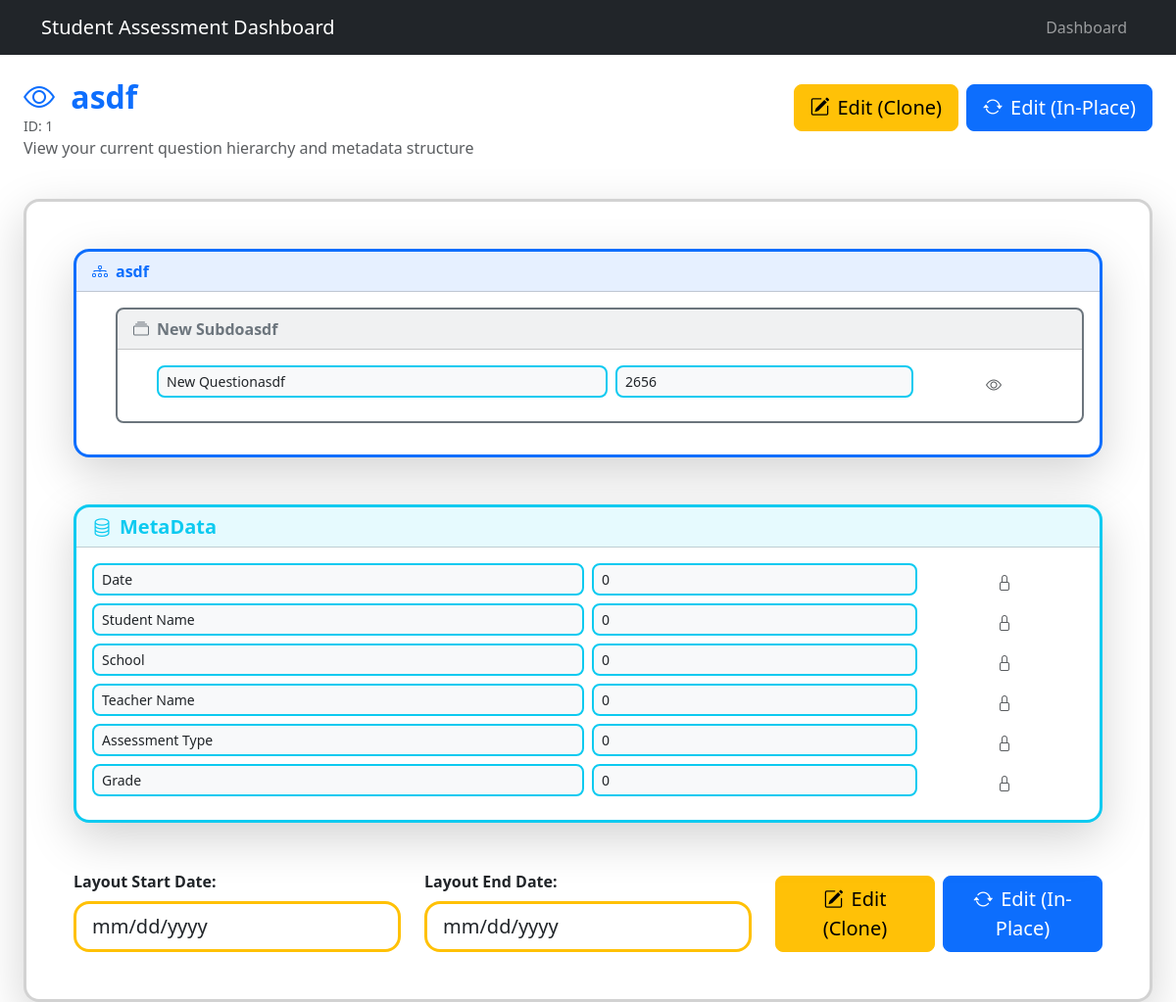
Screenshot of /layout/view/1 with the database file from the repository.
### tables this page shows
CREATE TABLE questions (
	id INTEGER NOT NULL, 
	year_start DATE, 
	year_end DATE, 
	"Domain" VARCHAR, 
	"SubDomain" VARCHAR, 
	"Index_ID" INTEGER, 
	"Name" VARCHAR, 
	"Date edited" DATE, 
	layout_id INTEGER, 
	layout_name VARCHAR, 
	PRIMARY KEY (id)
);

### app.py (the view)
@app.route('/layout/view/<int:layout_id>')
def layout_view(layout_id):
    layout = database.fetch_layout_jinja(layout_id)
    if not layout:
        return "Layout not found", 404
    return render_template('layout_viewer.html', **layout)

### database.py (called while the page is built)
def fetch_questions(request=None):
    query = select(questions)
    if request is not None:
        query = query.where(questions.c.layout_id == request)
    result = conn.execute(query).fetchall()
    return [dict(row._mapping) for row in result]

### templates/layout_viewer.html (shortened to what this page needs)
{% extends "layout.html" %}
{% block content %}
<div class="container-fluid">
    <div class="row mb-4">
        <div class="col-12">
            <div class="d-flex justify-content-between align-items-center">
                <div>
                    <h2 class="fw-bold text-primary mb-0">
                        <i class="bi bi-eye me-2"></i>
                        {{ layout_name or 'Layout Viewer' }}
                    </h2>
                    {% if layout_id %}
                    <div class="text-muted small">ID: {{ layout_id }}</div>
                    {% endif %}
                </div>
                <div class="d-flex gap-2">
                    <a class="btn btn-warning btn-lg" href="{{ url_for('layout_edit', layout_id=layout_id) }}">
                        <i class="bi bi-pencil-square me-2"></i>Edit (Clone)
                    </a>
                    <a class="btn btn-primary btn-lg" href="{{ url_for('layout_update', layout_id=layout_id) }}">
                        <i class="bi bi-arrow-repeat me-2"></i>Edit (In-Place)
                    </a>
                </div>
            </div>
            <p class="text-muted">View your current question hierarchy and metadata structure</p>
        </div>
    </div>
    <div class="row">
        <div class="col-12">
            <div class="card border-3 rounded-4 shadow-lg">
                <div class="card-body p-5">
                    {% for domain in domains %}
                    <div class="domain-card mb-4">
                        <div class="card border-primary border-3 rounded-4 shadow-lg">
                            <div class="card-header bg-primary bg-opacity-10 d-flex justify-content-between align-items-center">
                                <div class="d-flex align-items-center">
                                    <i class="bi bi-diagram-3 text-primary me-2"></i>
                                    <span class="fw-bold text-primary">{{ domain.name }}</span>
                                </div>
                            </div>
                            <div class="card-body">
                                {% for subdomain in domain.subdomains %}
                                <div class="subdomain-card mb-3 ms-4">
                                    <div class="card border-secondary border-2 rounded-3">
                                        <div class="card-header bg-secondary bg-opacity-10 d-flex justify-content-between align-items-center">
                                            <div class="d-flex align-items-center">
                                                <i class="bi bi-collection text-secondary me-2"></i>
                                                <span class="fw-semibold text-secondary">{{ subdomain.name }}</span>
                                            </div>
                                        </div>
                                        <div class="card-body">
                                            {% for question in subdomain.questions %}
                                            <div class="question-row mb-2 ms-4">
                                                <div class="row g-2">
                                                    <div class="col-md-6">
                                                        <div class="form-control form-control-sm border-info border-2 rounded-3 bg-light">
                                                            {{ question.name }}
                                                        </div>
                                                    </div>
                                                    <div class="col-md-4">
                                                        <div class="form-control form-control-sm border-info border-2 rounded-3 bg-light">
                                                            {{ question.question_id }}
                                                        </div>
                                                    </div>
                                                    <div class="col-md-2">
                                                        <div class="text-muted text-center pt-2">
                                                            <i class="bi bi-eye"></i>
                                                        </div>
                                                    </div>
                                                </div>
                                            </div>
                                            {% endfor %}
                                        </div>
                                    </div>
                                </div>
                                {% endfor %}
                            </div>
                        </div>
                    </div>
                    {% endfor %}
                    <div class="mt-5">
                        <div class="card border-info border-3 rounded-4 shadow-lg">
                            <div class="card-header bg-info bg-opacity-10">
                                <h5 class="fw-bold text-info mb-0">
                                    <i class="bi bi-database me-2"></i>MetaData
                                </h5>
                            </div>
                            <div class="card-body">
                                {% for metadata in metadata_list %}
                                <div class="metadata-row mb-2">
                                    <div class="row g-2">
                                        <div class="col-md-6">
                                            <div class="form-control form-control-sm border-info border-2 rounded-3 bg-light">
                                                {{ metadata.name }}
                                            </div>
                                        </div>
                                        <div class="col-md-4">
                                            <div class="form-control form-control-sm border-info border-2 rounded-3 bg-light">
                                                {{ metadata.question_id }}
                                            </div>
                                        </div>
                                        <div class="col-md-2">
                                            <div class="text-muted text-center pt-2">
                                                <i class="bi bi-lock"></i>
                                            </div>
                                        </div>
                                    </div>
                                </div>
                                {% endfor %}
                            </div>
                        </div>
                    </div>
                    <div class="row mt-5">
                        <div class="col-md-4">
                            <label for="layoutStartDate" class="form-label fw-bold">Layout Start Date:</label>
                            <input type="date" class="form-control form-control-lg border-warning border-3 rounded-4" value="{{ layout_start_date or current_year ~ '-01-01' }}" readonly>
                        </div>
                        <div class="col-md-4">
                            <label for="layoutEndDate" class="form-label fw-bold">Layout End Date:</label>
                            <input type="date" class="form-control form-control-lg border-warning border-3 rounded-4" value="{{ layout_end_date or current_year ~ '-12-31' }}" readonly>
                        </div>
                        <div class="col-md-4 d-flex align-items-end">
                            <div class="d-flex gap-2 w-100">
                                <a class="btn btn-warning btn-lg w-50" href="{{ url_for('layout_edit', layout_id=layout_id) }}">
                                    <i class="bi bi-pencil-square me-2"></i>Edit (Clone)
                                </a>
                                <a class="btn btn-primary btn-lg w-50" href="{{ url_for('layout_update', layout_id=layout_id) }}">
                                    <i class="bi bi-arrow-repeat me-2"></i>Edit (In-Place)
                                </a>
                            </div>
                        </div>
                    </div>
                </div>
            </div>
        </div>
    </div>
</div>
{% endblock %}

### templates/layout.html (shortened to what this page needs)
<!DOCTYPE html>
<html lang="en">
<head>
    <link href="https://cdn.jsdelivr.net/npm/bootstrap@5.3.0/dist/css/bootstrap.min.css" rel="stylesheet">
    <link href="https://cdn.jsdelivr.net/npm/bootstrap-icons@1.10.0/font/bootstrap-icons.css" rel="stylesheet">
</head>
<body>
    <nav class="navbar navbar-expand-lg navbar-dark bg-dark">
        <div class="container">
            <a class="navbar-brand" href="/">Student Assessment Dashboard</a>
            <div class="collapse navbar-collapse" id="navbarNav">
                <ul class="navbar-nav ms-auto">
                    <li class="nav-item">
                        <a class="nav-link" href="/">Dashboard</a>
                    </li>
                </ul>
            </div>
        </div>
    </nav>
    <main class="container-fluid mt-4">
        {% block content %}{% endblock %}
    </main>
</body>
</html>

### rows the page displays
questions: layout_name "asdf", name "asdf", name "New Subdoasdf", name "New Questionasdf", question_id "2656"
questions: name "Date", question_id "0"
questions: name "Student Name", question_id "0"
questions: name "School", question_id "0"
questions: name "Teacher Name", question_id "0"
questions: name "Assessment Type", question_id "0"
questions: name "Grade", question_id "0"

### other values shown
{{ layout_id }} "1"
